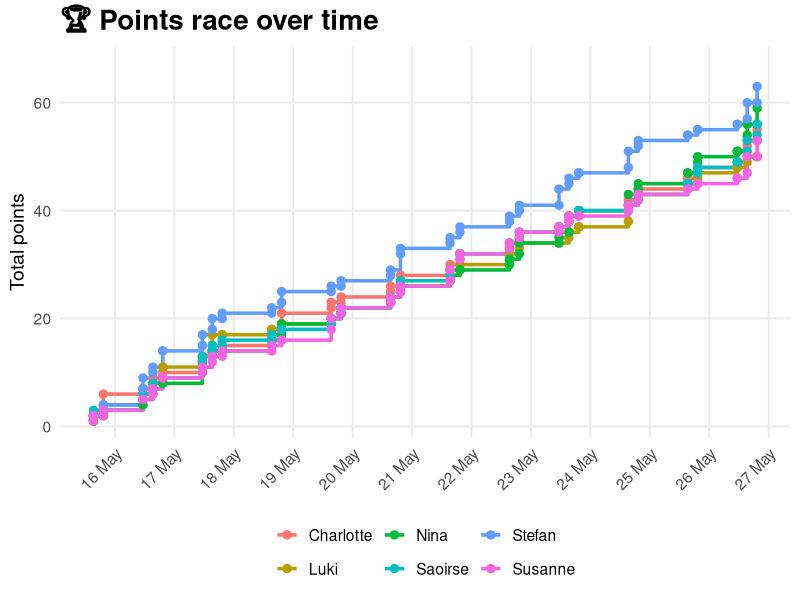

Generate this figure with R:
## ---- chunk 1
#| echo: false
#| message: false
#| warning: false

library(tidyverse)
library(lubridate)

site_timezone <- "Europe/Zurich"

flags <- tribble(
  ~team, ~flag,
  "DE",  "🇩🇪",
  "GER", "🇩🇪",
  "FIN", "🇫🇮",
  "SUI", "🇨🇭",
  "CH",  "🇨🇭",
  "USA", "🇺🇸",
  "AUT", "🇦🇹",
  "LAT", "🇱🇻",
  "GB",  "🇬🇧",
  "HUN", "🇭🇺",
  "CAN", "🇨🇦",
  "SWE", "🇸🇪",
  "CZE", "🇨🇿",
  "SVK", "🇸🇰",
  "DEN", "🇩🇰",
  "NOR", "🇳🇴",
  "KAZ", "🇰🇿",
  "FRA", "🇫🇷",
  "SLO", "🇸🇮",
  "ITA", "🇮🇹",
  "POL", "🇵🇱"
)

team_label <- function(team_code) {
  flag <- flags$flag[match(team_code, flags$team)]
  ifelse(is.na(flag), team_code, paste(flag, team_code))
}

guesses <- read_csv(
  "data/guesses.csv",
  col_types = cols(.default = col_character()),
  show_col_types = FALSE
) |>
  mutate(
    Date = dmy(Date),
    Time = format(strptime(Time, format = "%H:%M"), "%H:%M"),
    match_start = ymd_hm(
      paste(Date, Time),
      tz = site_timezone
    ),
    match_date = as_date(match_start, tz = site_timezone),

    # Keep the original guess values as text.
    # This is needed for bonus questions like "SUI" or "CAN".
    guess_1_raw = pred_goal_1,
    guess_2_raw = pred_goal_2,

    # Convert only normal match guesses to numbers.
    pred_goal_1 = suppressWarnings(as.integer(pred_goal_1)),
    pred_goal_2 = suppressWarnings(as.integer(pred_goal_2))
  )

results <- read_csv("data/results.csv", show_col_types = FALSE) |>
  mutate(
    actual_goal_1 = as.integer(actual_goal_1),
    actual_goal_2 = as.integer(actual_goal_2)
  )

match_groups <- c("A", "B", "Q", "S", "F")

scored <- guesses |>
  filter(group %in% match_groups) |>
  left_join(
    results |>
      select(group, match_id, actual_goal_1, actual_goal_2),
    by = c("group", "match_id")
  ) |>
  mutate(
    match_finished = !is.na(actual_goal_1) & !is.na(actual_goal_2),

    pred_outcome = case_when(
      pred_goal_1 > pred_goal_2 ~ "team_1",
      pred_goal_1 < pred_goal_2 ~ "team_2",
      TRUE ~ "draw"
    ),

    actual_outcome = case_when(
      actual_goal_1 > actual_goal_2 ~ "team_1",
      actual_goal_1 < actual_goal_2 ~ "team_2",
      TRUE ~ "draw"
    ),

    pred_diff = pred_goal_1 - pred_goal_2,
    actual_diff = actual_goal_1 - actual_goal_2,

        points_winner = case_when(
      group == "Q" ~ 2L,
      group == "S" ~ 3L,
      group == "F" ~ 4L,
      TRUE ~ 1L
    ),

    points_diff = case_when(
      group == "Q" ~ 4L,
      group == "S" ~ 5L,
      group == "F" ~ 6L,
      TRUE ~ 2L
    ),

    points_exact = case_when(
      group == "Q" ~ 6L,
      group == "S" ~ 8L,
      group == "F" ~ 10L,
      TRUE ~ 3L
    ),

    points_type = case_when(
      !match_finished ~ NA_character_,
      is.na(pred_goal_1) | is.na(pred_goal_2) ~ "none",
      pred_goal_1 == actual_goal_1 & pred_goal_2 == actual_goal_2 ~ "exact",
      pred_diff == actual_diff ~ "diff",
      pred_outcome == actual_outcome ~ "winner",
      TRUE ~ "none"
    ),

    points = case_when(
      !match_finished ~ NA_integer_,
      points_type == "exact" ~ points_exact,
      points_type == "diff" ~ points_diff,
      points_type == "winner" ~ points_winner,
      TRUE ~ 0L
    )
  )
## ---- chunk 2
#| echo: false
#| results: asis

now_time <- now(tzone = site_timezone)
today_date <- today(tzone = site_timezone)

todays_games <- guesses |>
  filter(group %in% match_groups) |>
  mutate(
    match_date = as_date(match_start, tz = site_timezone)
  ) |>
  filter(
    match_date == today_date
  ) |>
  arrange(match_start, group, match_id, player_name)

if (nrow(todays_games) == 0) {
  cat("No games scheduled for today.")
} else {
  
  match_list <- todays_games |>
    distinct(match_id, group, team_1, team_2, Time, match_start) |>
    arrange(match_start)
  
  for (i in seq_len(nrow(match_list))) {
    
    this_match <- match_list[i, ]
    
    match_guesses <- todays_games |>
      filter(
        match_id == this_match$match_id,
        group == this_match$group
      ) |>
      mutate(
        Guess = paste0(pred_goal_1, "–", pred_goal_2)
      ) |>
      select(
        Player = player_name,
        Guess
      )
    
    cat('<div class="match-card">\n')
    
    cat(
      '<div class="match-title">',
      team_label(this_match$team_1),
      ' – ',
      team_label(this_match$team_2),
      '</div>\n',
      sep = ""
    )
    
    cat(
      '<div class="match-time">Puck drop: ',
      this_match$Time,
      '</div>\n',
      sep = ""
    )
    
    print(
      knitr::kable(
        match_guesses,
        format = "html",
        align = c("l", "c")
      )
    )
    
    cat('</div>\n\n')
  }
}
## ---- chunk 3
#| echo: false
#| results: asis

bonus_answers <- read_csv(
  "data/bonus_answers.csv",
  col_types = cols(.default = col_character()),
  show_col_types = FALSE
) |>
  mutate(
    correct_number = suppressWarnings(as.numeric(correct_number))
  )

bonus_guesses <- guesses |>
  filter(group %in% c("CA", "CG")) |>
  mutate(
    question = coalesce(team_1, match_id),
    guess = coalesce(guess_1_raw, guess_2_raw),
    guess = na_if(guess, "")
  ) |>
  left_join(
    bonus_answers,
    by = c("group", "match_id")
  ) |>
  mutate(
    question = coalesce(question.y, question.x),
    guess_number = suppressWarnings(as.numeric(guess))
  )

bonus_ca <- bonus_guesses |>
  filter(group == "CA") |>
  mutate(
    points_awarded = case_when(
      is.na(correct_answer) | correct_answer == "" ~ NA_integer_,
      str_to_upper(guess) == str_to_upper(correct_answer) ~ 8L,
      TRUE ~ 0L
    )
  )

bonus_cg <- bonus_guesses |>
  filter(group == "CG") |>
  group_by(match_id) |>
  mutate(
    distance = abs(guess_number - correct_number),
    closest_rank = if_else(
      is.na(correct_number) | is.na(guess_number),
      NA_integer_,
      dense_rank(distance)
    ),
    points_awarded = case_when(
      is.na(closest_rank) ~ NA_integer_,
      closest_rank == 1 ~ 8L,
      closest_rank == 2 ~ 5L,
      closest_rank == 3 ~ 3L,
      TRUE ~ 0L
    )
  ) |>
  ungroup()

bonus_display <- bind_rows(bonus_ca, bonus_cg)

if (nrow(bonus_display) == 0) {
  cat("No bonus guesses available.")
} else {

  bonus_questions <- bonus_display |>
    distinct(group, match_id, question) |>
    arrange(group, match_id)

  cat('<div class="bonus-grid">\n')

  for (i in seq_len(nrow(bonus_questions))) {

    this_question <- bonus_questions[i, ]

    this_table <- bonus_display |>
      filter(
        group == this_question$group,
        match_id == this_question$match_id
      ) |>
      mutate(
        `Points awarded` = if_else(
          is.na(points_awarded),
          "—",
          as.character(points_awarded)
        )
      ) |>
      select(
        Player = player_name,
        Guess = guess,
        `Points awarded`
      ) |>
      arrange(desc(as.integer(if_else(`Points awarded` == "—", "0", `Points awarded`))), Player)

    cat('<div class="bonus-card">\n')

    cat(
      '<div class="bonus-title">',
      this_question$question,
      '</div>\n',
      sep = ""
    )

    print(
      knitr::kable(
        this_table,
        format = "html",
        align = c("l", "c", "c")
      )
    )

    cat('</div>\n\n')
  }

  cat('</div>\n')
}
## ---- chunk 4
#| echo: false

today_date <- today(tzone = site_timezone)

leaderboard <- scored |>
  filter(match_finished) |>
  mutate(
    match_date = as_date(match_start, tz = site_timezone)
  ) |>
  group_by(player_name) |>
  summarise(
    total_points = sum(points, na.rm = TRUE),
    points_today = sum(if_else(match_date == today_date, points, 0L), na.rm = TRUE),
    exact_scores = sum(points_type == "exact", na.rm = TRUE),
    correct_goal_diff = sum(points_type == "diff", na.rm = TRUE),
    correct_winner = sum(points_type == "winner", na.rm = TRUE),,
    matches_scored = n(),
    .groups = "drop"
  ) |>
  arrange(
    desc(total_points),
    desc(points_today),
    desc(exact_scores),
    desc(correct_goal_diff),
    desc(correct_winner),
    player_name
  ) |>
  mutate(
    rank = row_number(),
    rank_display = case_when(
      rank == 1 ~ "🥇 1",
      rank == 2 ~ "🥈 2",
      rank == 3 ~ "🥉 3",
      TRUE ~ as.character(rank)
    ),
    points_today_display = if_else(
      points_today > 0,
      paste0("+", points_today),
      "0"
    )
  ) |>
  select(
    rank_display,
    player_name,
    total_points,
    points_today_display,
    exact_scores,
    correct_goal_diff,
    correct_winner,
    matches_scored
  )
## ---- chunk 5
#| echo: false
#| message: false

knitr::kable(
  leaderboard,
  col.names = c(
    "Rank",
    "Player",
    "Total points",
    "Today",
    "Exact score",
    "Goal diff.",
    "Winner",
    "Matches scored"
  )
)
## ---- chunk 6
#| echo: false
#| fig-width: 10
#| fig-height: 6

points_over_time <- scored |>
  filter(match_finished) |>
  arrange(match_start, match_id) |>
  group_by(player_name, match_start, match_id) |>
  summarise(
    points_this_match = sum(points, na.rm = TRUE),
    .groups = "drop"
  ) |>
  group_by(player_name) |>
  arrange(match_start, .by_group = TRUE) |>
  mutate(
    total_points = cumsum(points_this_match)
  ) |>
  ungroup()

if (nrow(points_over_time) > 0) {
  ggplot(
    points_over_time,
    aes(
      x = match_start,
      y = total_points,
      color = player_name,
      group = player_name
    )
  ) +
    geom_step(linewidth = 1.2, direction = "hv") +
    geom_point(size = 2.5) +
    labs(
      x = NULL,
      y = "Total points",
      title = "🏆 Points race over time",
      color = "Player"
    ) +
    scale_x_datetime(
      date_labels = "%d %b",
      date_breaks = "1 day"
    ) +
    scale_y_continuous(
      breaks = scales::pretty_breaks(),
      expand = expansion(mult = c(0.05, 0.12))
    ) +
    theme_minimal(base_size = 14) +
    theme(
      plot.title = element_text(face = "bold", size = 20),
      legend.position = "bottom",
      legend.title = element_blank(),
      panel.grid.minor = element_blank(),
      axis.text.x = element_text(angle = 45, hjust = 1)
    )
}
## ---- chunk 7
#| echo: false

scored |>
  filter(match_finished) |>
  mutate(
    Match = paste0(team_label(team_1), " ", actual_goal_1, "–", actual_goal_2, " ", team_label(team_2)),
    Prediction = paste0(pred_goal_1, "–", pred_goal_2)
  ) |>
  select(
    Player = player_name,
    Match,
    Prediction,
    Points = points
  ) |>
  arrange(Match, desc(Points), Player) |>
  knitr::kable()
